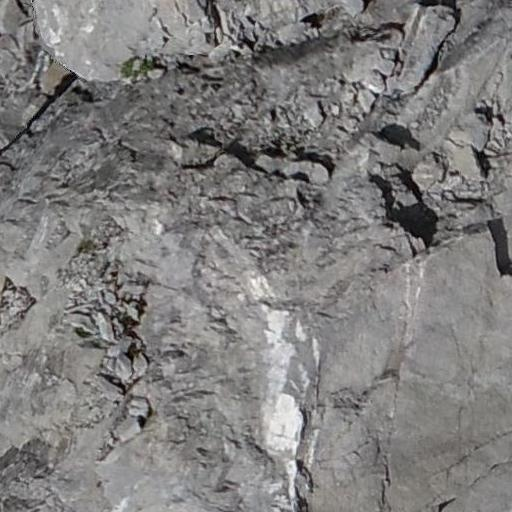
#> input picture data_preprocess/images/1_patch_256_1024.jpg, 512 x 512 px; its folder holds only this picture in this run
$ python CLAHE.py
#> lines starting #> are read from the running program, lines starting #| are printed output that depends on the picture
#> in batch_enhance_images, image is the input picture: shape (512, 512, 3); mean B, G, R 124.8, 125.7, 127
import cv2
import os

# ==== Image enhancement pipeline ====
def enhance_image_pipeline(image):
    # 1. CLAHE
    lab = cv2.cvtColor(image, cv2.COLOR_BGR2LAB)
#> lab: shape (512, 512, 3); mean of channels 0, 1, 2 133.7, 128.4, 128.6
    l, a, b = cv2.split(lab)
    clahe = cv2.createCLAHE(clipLimit=3.0, tileGridSize=(8, 8))
    cl = clahe.apply(l)
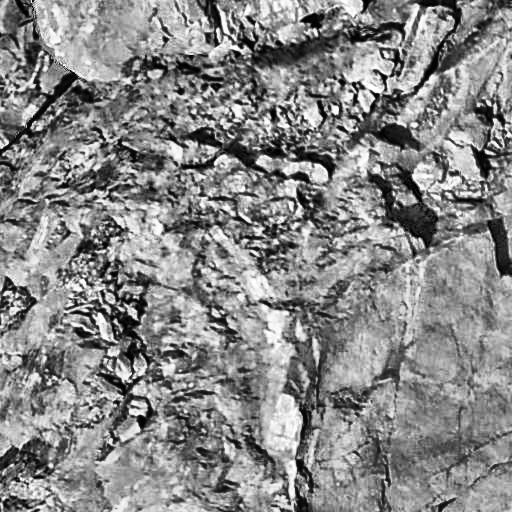
#> cl: shape (512, 512); min 0, max 255, mean 135.1
    limg = cv2.merge((cl, a, b))
#> limg: shape (512, 512, 3); mean of channels 0, 1, 2 135.1, 128.4, 128.6
    enhanced = cv2.cvtColor(limg, cv2.COLOR_LAB2BGR)

    # 2. Unsharp Mask
    blurred = cv2.GaussianBlur(enhanced, (0, 0), sigmaX=1.5)
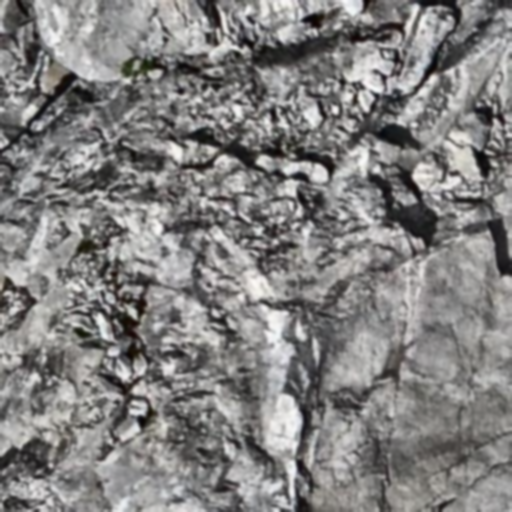
#> blurred: shape (512, 512, 3); mean B, G, R 128, 128.9, 130.2
    sharpened = cv2.addWeighted(enhanced, 1.5, blurred, -0.5, 0)
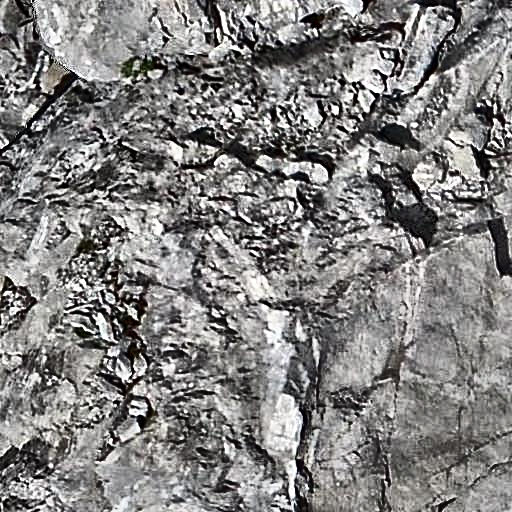
#> sharpened: shape (512, 512, 3); mean B, G, R 127.9, 128.7, 130

    # 3. Bilateral Filter
    final = cv2.bilateralFilter(sharpened, d=9, sigmaColor=75, sigmaSpace=75)

    return final

# ==== Batch processing function ====
def batch_enhance_images(input_dir, output_dir):
    if not os.path.exists(output_dir):
        os.makedirs(output_dir)

    supported_exts = ('.jpg', '.jpeg', '.png', '.bmp', '.tif', '.tiff')
    total = 0

    for fname in os.listdir(input_dir):
        if not fname.lower().endswith(supported_exts):
            continue

        in_path = os.path.join(input_dir, fname)
        out_path = os.path.join(output_dir, fname)

        image = cv2.imread(in_path)
        if image is None:
            print(f"Failed to load image: {in_path}")
            continue

        enhanced = enhance_image_pipeline(image)
        cv2.imwrite(out_path, enhanced)
        print(f"Processed and saved: {out_path}")
        total += 1

    print(f"\n Total number of processed images:  {total}")

# ==== Set paths and run ====
if __name__ == "__main__":
    input_folder = "./images"
    output_folder =  "./patches_enhanced_images"

    batch_enhance_images(input_folder, output_folder)

$ run again, on data_preprocess/images/1_patch_256_2560.jpg
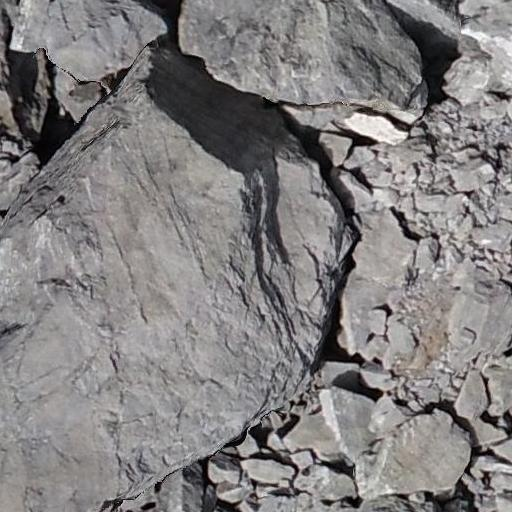
#> input picture data_preprocess/images/1_patch_256_2560.jpg, 512 x 512 px
#> in batch_enhance_images, image is the input picture: shape (512, 512, 3); mean B, G, R 127.9, 127.7, 130.3
#> lab: shape (512, 512, 3); mean of channels 0, 1, 2 135.2, 129, 128.3
#> limg: shape (512, 512, 3); mean of channels 0, 1, 2 134.6, 129, 128.3
#> in enhance_image_pipeline, `blurred = cv2.GaussianBlur(enhanced, (0, 0), sigmaX=1.5)`:
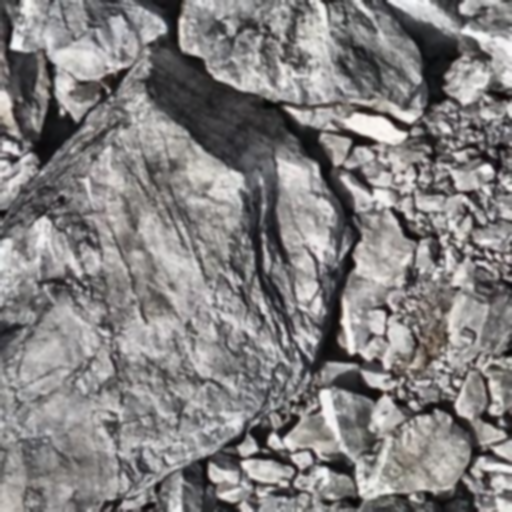
#> blurred: shape (512, 512, 3); mean B, G, R 128.5, 128.4, 130.9
#> in enhance_image_pipeline, `sharpened = cv2.addWeighted(enhanced, 1.5, blurred, -0.5, 0)`:
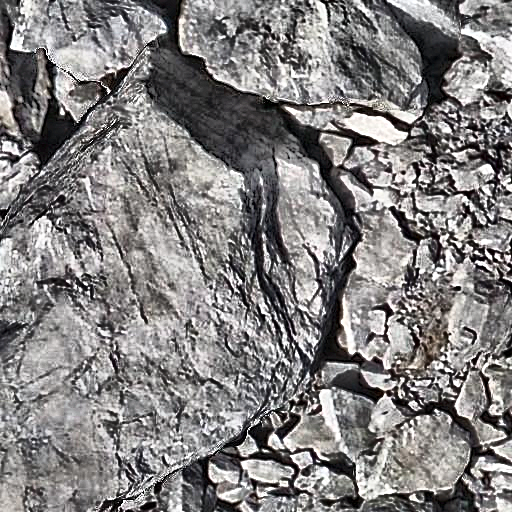
#> sharpened: shape (512, 512, 3); mean B, G, R 128.3, 128.3, 130.7

$ run again, on data_preprocess/images/1_patch_256_2816.jpg
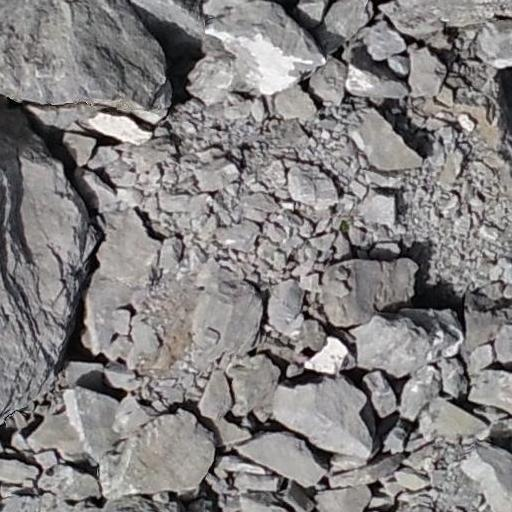
#> input picture data_preprocess/images/1_patch_256_2816.jpg, 512 x 512 px
#> in batch_enhance_images, image is the input picture: shape (512, 512, 3); mean B, G, R 129.4, 129.5, 132.4
#> lab: shape (512, 512, 3); mean of channels 0, 1, 2 136.6, 129.1, 128.4
#> limg: shape (512, 512, 3); mean of channels 0, 1, 2 132.1, 129.1, 128.4
#> in enhance_image_pipeline, `blurred = cv2.GaussianBlur(enhanced, (0, 0), sigmaX=1.5)`:
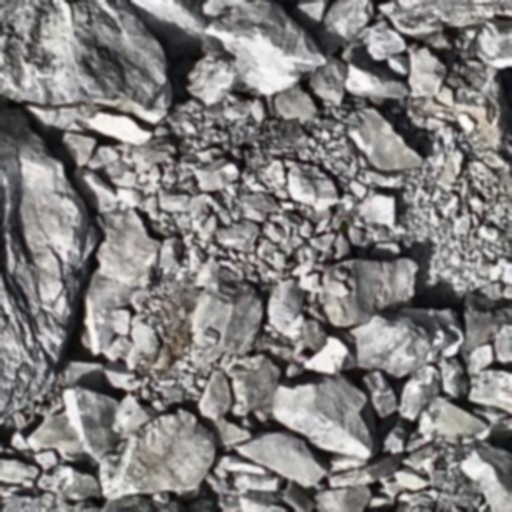
#> blurred: shape (512, 512, 3); mean B, G, R 126.2, 126.4, 129.3
#> in enhance_image_pipeline, `sharpened = cv2.addWeighted(enhanced, 1.5, blurred, -0.5, 0)`:
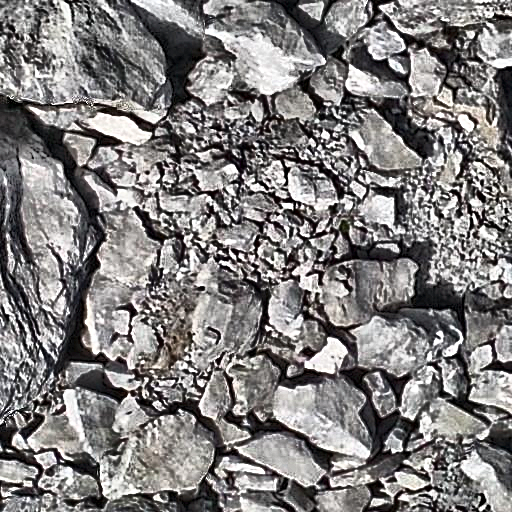
#> sharpened: shape (512, 512, 3); mean B, G, R 126, 126.2, 128.9

$ run again, on data_preprocess/images/1_patch_256_3072.jpg
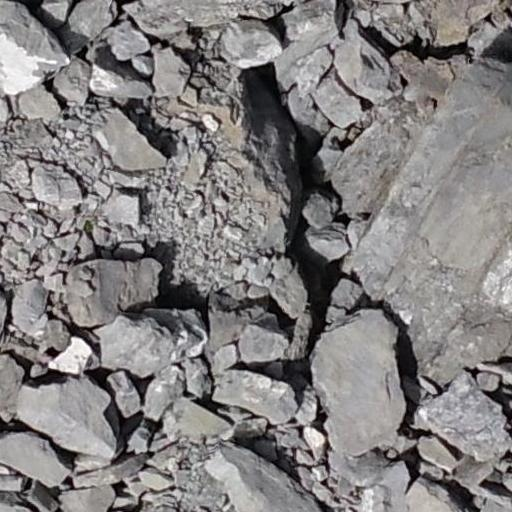
#> input picture data_preprocess/images/1_patch_256_3072.jpg, 512 x 512 px
#> in batch_enhance_images, image is the input picture: shape (512, 512, 3); mean B, G, R 127.8, 127.9, 130.7
#> lab: shape (512, 512, 3); mean of channels 0, 1, 2 134.9, 129.1, 128.4
#> limg: shape (512, 512, 3); mean of channels 0, 1, 2 133.3, 129.1, 128.4
#> in enhance_image_pipeline, `blurred = cv2.GaussianBlur(enhanced, (0, 0), sigmaX=1.5)`:
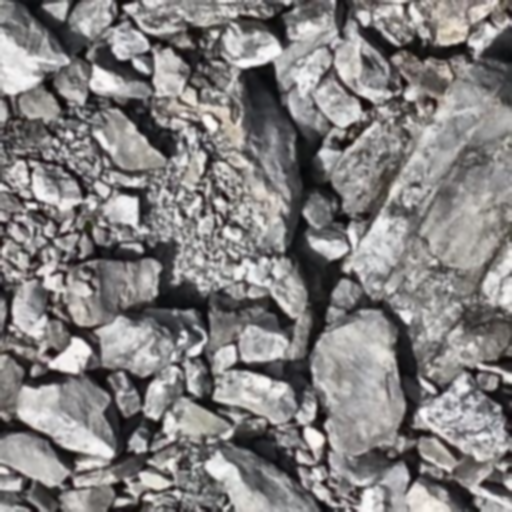
#> blurred: shape (512, 512, 3); mean B, G, R 127.3, 127.5, 130.3
#> in enhance_image_pipeline, `sharpened = cv2.addWeighted(enhanced, 1.5, blurred, -0.5, 0)`:
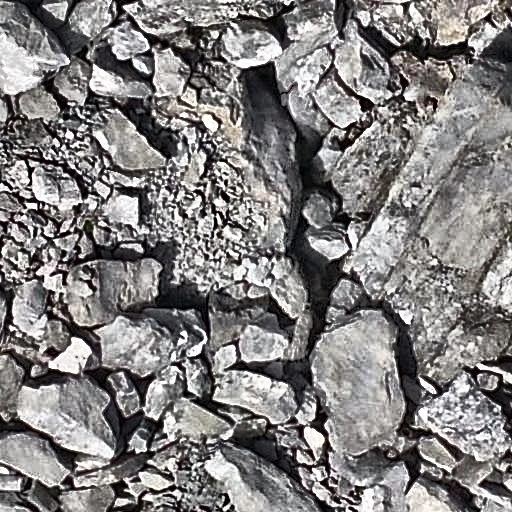
#> sharpened: shape (512, 512, 3); mean B, G, R 127.1, 127.3, 129.9

$ run again, on data_preprocess/images/1_patch_256_1280.jpg
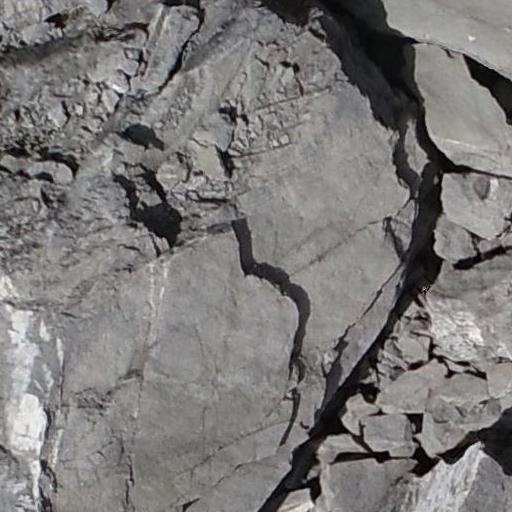
#> input picture data_preprocess/images/1_patch_256_1280.jpg, 512 x 512 px
#> in batch_enhance_images, image is the input picture: shape (512, 512, 3); mean B, G, R 119.7, 120.6, 122.5
#> lab: shape (512, 512, 3); mean of channels 0, 1, 2 128, 128.6, 128.7
#> limg: shape (512, 512, 3); mean of channels 0, 1, 2 133.4, 128.6, 128.7
#> in enhance_image_pipeline, `blurred = cv2.GaussianBlur(enhanced, (0, 0), sigmaX=1.5)`:
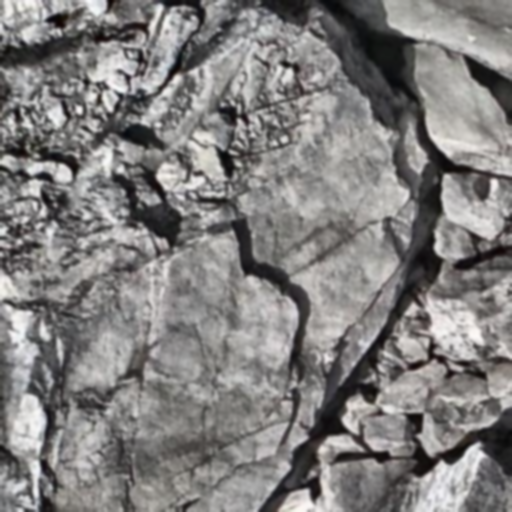
#> blurred: shape (512, 512, 3); mean B, G, R 126.3, 127.2, 129.1
#> in enhance_image_pipeline, `sharpened = cv2.addWeighted(enhanced, 1.5, blurred, -0.5, 0)`:
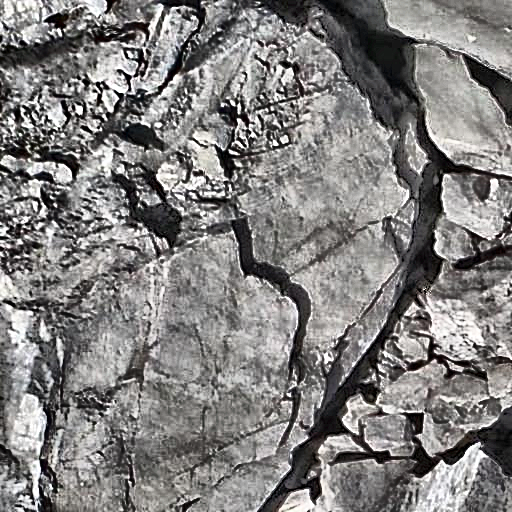
#> sharpened: shape (512, 512, 3); mean B, G, R 126.2, 127.1, 129
